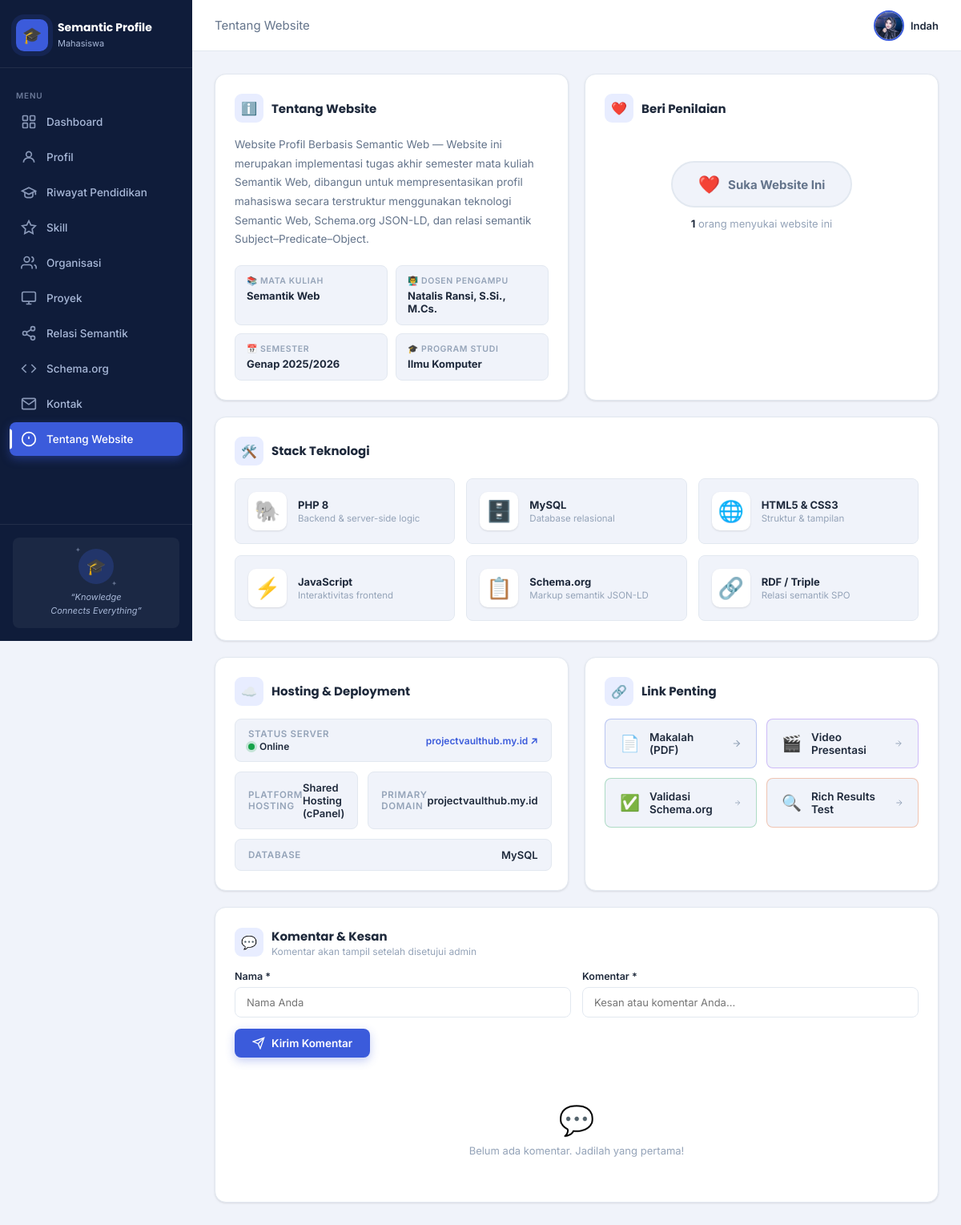
Page /about.php on the committed database.
### tables this page shows
CREATE TABLE `profil` (
  `id` int NOT NULL,
  `nama` varchar(100) NOT NULL,
  `nim` varchar(20) NOT NULL,
  `prodi` varchar(100) NOT NULL,
  `fakultas` varchar(100) NOT NULL,
  `universitas` varchar(150) NOT NULL,
  `email` varchar(100) NOT NULL,
  `telepon` varchar(20) DEFAULT NULL,
  `alamat` text,
  `bio` text,
  `foto` varchar(255) DEFAULT 'assets/foto.jpg',
  `linkedin` varchar(255) DEFAULT NULL,
  `github` varchar(255) DEFAULT NULL,
  `website` varchar(255) DEFAULT NULL,
  `updated_at` timestamp NULL DEFAULT CURRENT_TIMESTAMP ON UPDATE CURRENT_TIMESTAMP
);

### config/db.php (called while the page is built, shortened)
<?php
function e(string $str): string {
    return htmlspecialchars($str, ENT_QUOTES, 'UTF-8');
}
function dbRow(PDO $pdo, string $sql, array $params = []): ?array {
    $stmt = $pdo->prepare($sql);
    $stmt->execute($params);
    $row = $stmt->fetch();
    return $row ?: null;
}

### about.php (the view, shortened to what this page needs)
<?php
require_once 'config/db.php';
function getIP(): string {
    return $_SERVER['HTTP_X_FORWARDED_FOR']
        ?? $_SERVER['HTTP_CLIENT_IP']
        ?? $_SERVER['REMOTE_ADDR']
        ?? '0.0.0.0';
}
$profil    = dbRow($pdo, "SELECT * FROM profil LIMIT 1");
$totalLike = (int)$pdo->query("SELECT COUNT(*) FROM likes")->fetchColumn();
$ip        = getIP();
$sudahLike = (bool)dbRow($pdo, "SELECT id FROM likes WHERE ip_address = ?", [$ip]);
$komentar  = dbRows($pdo, "SELECT * FROM komentar WHERE approved = 1 ORDER BY created_at DESC");
$fotoSrc = $profil['foto'] ?? 'assets/foto.jpg';
$fotoFb  = 'https://ui-avatars.com/api/?name=' . urlencode($profil['nama'] ?? 'I') . '&background=3b5bdb&color=fff&size=200';
$info = [
    'judul_website' => 'Website Profil Berbasis Semantic Web',
    'desc_website'  => 'Website ini merupakan implementasi tugas akhir semester mata kuliah Semantik Web, dibangun untuk mempresentasikan profil mahasiswa secara terstruktur menggunakan teknologi Semantic Web, Schema.org JSON-LD, dan relasi semantik Subject–Predicate–Object.',
    'stack' => [
        ['ikon' => '🐘', 'nama' => 'PHP 8',       'keterangan' => 'Backend & server-side logic'],
        ['ikon' => '🗄️', 'nama' => 'MySQL',        'keterangan' => 'Database relasional'],
        ['ikon' => '🌐', 'nama' => 'HTML5 & CSS3', 'keterangan' => 'Struktur & tampilan'],
        ['ikon' => '⚡', 'nama' => 'JavaScript',    'keterangan' => 'Interaktivitas frontend'],
        ['ikon' => '📋', 'nama' => 'Schema.org',    'keterangan' => 'Markup semantik JSON-LD'],
        ['ikon' => '🔗', 'nama' => 'RDF / Triple',  'keterangan' => 'Relasi semantik SPO'],
    ],
    'hosting_nama'   => 'Shared Hosting (cPanel)',
    'hosting_db'     => 'MySQL',
    'hosting_url'    => 'https://projectvaulthub.my.id',
    'hosting_status' => true,
    'matkul'   => 'Semantik Web',
    'dosen'    => 'Natalis Ransi, S.Si., M.Cs.',
    'semester' => 'Genap 2025/2026',
    'kelas'    => 'Ilmu Komputer',
    'links' => [
        ['ikon' => '📄', 'label' => 'Makalah (PDF)',       'url' => 'https://drive.google.com/file/d/1JM5HvUWwjLvYd844vGHlJvxUuIIdINCF/view?usp=sharing',                                          'warna' => 'blue'],
        ['ikon' => '🎬', 'label' => 'Video Presentasi',    'url' => 'https://youtu.be/PpbferVwguM?si=tl8eU_3oxXSUxf4S',                                          'warna' => 'purple'],
        ['ikon' => '✅', 'label' => 'Validasi Schema.org', 'url' => 'https://drive.google.com/file/d/1qwIFV980AsBeNkJGMzrbe0D1CHm4XUmB/view?usp=sharing',               'warna' => 'green'],
        ['ikon' => '🔍', 'label' => 'Rich Results Test',   'url' => 'https://drive.google.com/file/d/1qwIFV980AsBeNkJGMzrbe0D1CHm4XUmB/view?usp=sharing','warna' => 'orange'],
    ],
];
?>
<!DOCTYPE html>
<html lang="id">
<head>
  <link rel="stylesheet" href="style.css">
</head>
<body>
<aside class="sidebar" id="sidebar">
  <div class="sidebar-brand">
    <div class="brand-icon">&#x1F393;</div>
    <div class="brand-text"><h2>Semantic Profile</h2><span>Mahasiswa</span></div>
  </div>
  <nav class="sidebar-nav">
    <div class="nav-label">Menu</div>
    <a href="index.php"      class="nav-item"><svg class="nav-icon" fill="none" stroke="currentColor" viewBox="0 0 24 24" stroke-width="2"><rect x="3" y="3" width="7" height="7" rx="1"/><rect x="14" y="3" width="7" height="7" rx="1"/><rect x="3" y="14" width="7" height="7" rx="1"/><rect x="14" y="14" width="7" height="7" rx="1"/></svg>Dashboard</a>
    <a href="profil.php"     class="nav-item"><svg class="nav-icon" fill="none" stroke="currentColor" viewBox="0 0 24 24" stroke-width="2"><circle cx="12" cy="8" r="4"/><path d="M4 20c0-4 3.6-7 8-7s8 3 8 7"/></svg>Profil</a>
    <a href="pendidikan.php" class="nav-item"><svg class="nav-icon" fill="none" stroke="currentColor" viewBox="0 0 24 24" stroke-width="2"><path d="M22 10v6M2 10l10-5 10 5-10 5z"/><path d="M6 12v5c0 1.7 2.7 3 6 3s6-1.3 6-3v-5"/></svg>Riwayat Pendidikan</a>
    <a href="skill.php"      class="nav-item"><svg class="nav-icon" fill="none" stroke="currentColor" viewBox="0 0 24 24" stroke-width="2"><path d="M12 2l3.09 6.26L22 9.27l-5 4.87 1.18 6.88L12 17.77l-6.18 3.25L7 14.14 2 9.27l6.91-1.01z"/></svg>Skill</a>
    <a href="organisasi.php" class="nav-item"><svg class="nav-icon" fill="none" stroke="currentColor" viewBox="0 0 24 24" stroke-width="2"><path d="M17 21v-2a4 4 0 0 0-4-4H5a4 4 0 0 0-4 4v2"/><circle cx="9" cy="7" r="4"/><path d="M23 21v-2a4 4 0 0 0-3-3.87M16 3.13a4 4 0 0 1 0 7.75"/></svg>Organisasi</a>
    <a href="project.php"    class="nav-item"><svg class="nav-icon" fill="none" stroke="currentColor" viewBox="0 0 24 24" stroke-width="2"><rect x="2" y="3" width="20" height="14" rx="2"/><path d="M8 21h8M12 17v4"/></svg>Proyek</a>
    <a href="semantic.php"   class="nav-item"><svg class="nav-icon" fill="none" stroke="currentColor" viewBox="0 0 24 24" stroke-width="2"><circle cx="18" cy="5" r="3"/><circle cx="6" cy="12" r="3"/><circle cx="18" cy="19" r="3"/><path d="M8.59 13.51l6.83 3.98M15.41 6.51l-6.82 3.98"/></svg>Relasi Semantik</a>
    <a href="schema.php"     class="nav-item"><svg class="nav-icon" fill="none" stroke="currentColor" viewBox="0 0 24 24" stroke-width="2"><polyline points="16 18 22 12 16 6"/><polyline points="8 6 2 12 8 18"/></svg>Schema.org</a>
    <a href="kontak.php"     class="nav-item"><svg class="nav-icon" fill="none" stroke="currentColor" viewBox="0 0 24 24" stroke-width="2"><path d="M4 4h16c1.1 0 2 .9 2 2v12c0 1.1-.9 2-2 2H4c-1.1 0-2-.9-2-2V6c0-1.1.9-2 2-2z"/><polyline points="22,6 12,13 2,6"/></svg>Kontak</a>
    <a href="about.php"      class="nav-item active"><svg class="nav-icon" fill="none" stroke="currentColor" viewBox="0 0 24 24" stroke-width="2"><circle cx="12" cy="12" r="10"/><line x1="12" y1="8" x2="12" y2="12"/><line x1="12" y1="16" x2="12.01" y2="16"/></svg>Tentang Website</a>
  </nav>
  <div class="sidebar-footer">
    <div class="sidebar-footer-card">
      <div class="sidebar-footer-icon">&#x1F393;</div>
      <p>&ldquo;Knowledge<br>Connects Everything&rdquo;</p>
    </div>
  </div>
</aside>
<div class="main-wrapper">
  <header class="topbar">
    <div class="topbar-greeting">Tentang Website</div>
    <div class="topbar-actions">
      <div class="topbar-user">
        <img src="<?= e($fotoSrc) ?>" alt="Foto" class="topbar-avatar"
             onerror="this.onerror=null;this.src='<?= e($fotoFb) ?>'">
        <span class="topbar-user-name"><?= e(explode(' ', $profil['nama'] ?? 'User')[0]) ?></span>
      </div>
    </div>
  </header>
  <main class="page-content">
    <div class="grid-2" style="margin-bottom:20px;">
      <div class="card stagger" style="animation-delay:.05s">
        <div class="card-body">
          <div class="section-header">
            <div class="section-icon">&#x2139;&#xFE0F;</div>
            <div><div class="section-title">Tentang Website</div></div>
          </div>
          <p style="font-size:13.5px;color:var(--text-secondary);line-height:1.75;margin-bottom:20px;">
            <?= e($info['judul_website']) ?> &mdash; <?= e($info['desc_website']) ?>
          </p>
          <div style="display:grid;grid-template-columns:1fr 1fr;gap:10px;">
            <?php
            $akademik = [
              ['label' => 'Mata Kuliah',    'value' => $info['matkul'],   'icon' => '📚'],
              ['label' => 'Dosen Pengampu', 'value' => $info['dosen'],    'icon' => '👨‍🏫'],
              ['label' => 'Semester',       'value' => $info['semester'], 'icon' => '📅'],
              ['label' => 'Program Studi',  'value' => $info['kelas'],    'icon' => '🎓'],
            ];
            foreach ($akademik as $ak): ?>
            <div style="background:var(--bg-page);border:1px solid var(--border);border-radius:var(--radius-sm);padding:12px 14px;">
              <div style="font-size:10.5px;color:var(--text-muted);font-weight:600;text-transform:uppercase;letter-spacing:.06em;margin-bottom:4px;">
                <?= $ak['icon'] ?> <?= e($ak['label']) ?>
              </div>
              <div style="font-size:13px;font-weight:700;color:var(--text-primary);"><?= e($ak['value']) ?></div>
            </div>
            <?php endforeach; ?>
          </div>
        </div>
      </div>
      <div class="card" style="animation:fade-up .5s ease .1s both;">
        <div class="card-body">
          <div class="section-header">
            <div class="section-icon">&#x2764;&#xFE0F;</div>
            <div><div class="section-title">Beri Penilaian</div></div>
          </div>
          <div class="like-section">
            <button class="like-btn <?= $sudahLike ? 'liked' : '' ?>" id="likeBtn">
              <span class="heart">&#x2764;&#xFE0F;</span>
              <span id="likeBtnText"><?= $sudahLike ? 'Sudah Disukai' : 'Suka Website Ini' ?></span>
            </button>
            <div class="like-count">
              <span id="likeCount"><?= $totalLike ?></span> orang menyukai website ini
            </div>
          </div>
        </div>
      </div>
    </div>
    <div class="card" style="animation:fade-up .5s ease .15s both;margin-bottom:20px;">
      <div class="card-body">
        <div class="section-header">
          <div class="section-icon">&#x1F6E0;&#xFE0F;</div>
          <div><div class="section-title">Stack Teknologi</div></div>
        </div>
        <div class="stack-grid">
          <?php foreach ($info['stack'] as $s): ?>
          <div class="stack-item">
            <div class="stack-ikon"><?= $s['ikon'] ?></div>
            <div>
              <div class="stack-nama"><?= e($s['nama']) ?></div>
              <div class="stack-ket"><?= e($s['keterangan']) ?></div>
            </div>
          </div>
          <?php endforeach; ?>
        </div>
      </div>
    </div>
    <div class="grid-2" style="margin-bottom:20px;">
      <div class="card" style="animation:fade-up .5s ease .2s both;">
        <div class="card-body">
          <div class="section-header">
            <div class="section-icon">&#x2601;&#xFE0F;</div>
            <div><div class="section-title">Hosting &amp; Deployment</div></div>
          </div>
          <div class="hosting-grid">
            <div class="hosting-row" style="grid-column:1/-1;">
              <div>
                <div class="hosting-row-label">Status Server</div>
                <div class="hosting-row-val">
                  <span class="status-dot <?= $info['hosting_status'] ? '' : 'offline' ?>">
                    <?= $info['hosting_status'] ? 'Online' : 'Offline' ?>
                  </span>
                </div>
              </div>
              <a href="<?= e($info['hosting_url']) ?>" target="_blank"
                 style="font-size:12px;color:var(--blue);font-weight:600;text-decoration:none;">
                projectvaulthub.my.id &#x2197;
              </a>
            </div>
            <div class="hosting-row">
              <div class="hosting-row-label">Platform Hosting</div>
              <div class="hosting-row-val"><?= e($info['hosting_nama']) ?></div>
            </div>
            <div class="hosting-row">
              <div class="hosting-row-label">Primary Domain</div>
              <div class="hosting-row-val">projectvaulthub.my.id</div>
            </div>
            <div class="hosting-row" style="grid-column:1/-1;">
              <div class="hosting-row-label">Database</div>
              <div class="hosting-row-val"><?= e($info['hosting_db']) ?></div>
            </div>
          </div>
        </div>
      </div>
      <div class="card" style="animation:fade-up .5s ease .25s both;">
        <div class="card-body">
          <div class="section-header">
            <div class="section-icon">&#x1F517;</div>
            <div><div class="section-title">Link Penting</div></div>
          </div>
          <div class="links-grid">
            <?php foreach ($info['links'] as $lnk): ?>
            <a href="<?= e($lnk['url']) ?>" target="_blank" class="link-pill <?= $lnk['warna'] ?>">
              <span class="link-pill-icon"><?= $lnk['ikon'] ?></span>
              <?= e($lnk['label']) ?>
              <svg class="link-pill-arrow" width="14" height="14" fill="none" stroke="currentColor" viewBox="0 0 24 24" stroke-width="2"><line x1="5" y1="12" x2="19" y2="12"/><polyline points="12 5 19 12 12 19"/></svg>
            </a>
            <?php endforeach; ?>
          </div>
        </div>
      </div>
    </div>
    <div class="card" id="komentar" style="animation:fade-up .5s ease .3s both;margin-bottom:20px;">
      <div class="card-body">
        <div class="section-header">
          <div class="section-icon">&#x1F4AC;</div>
          <div>
            <div class="section-title">Komentar &amp; Kesan</div>
            <div class="section-subtitle">Komentar akan tampil setelah disetujui admin</div>
          </div>
        </div>
        <form method="POST" style="margin-bottom:24px;">
          <div class="form-row" style="display:grid;grid-template-columns:1fr 1fr;gap:14px;margin-bottom:14px;">
            <div class="form-group" style="margin-bottom:0;">
              <label class="form-label">Nama *</label>
              <input type="text" name="nama" class="form-control" placeholder="Nama Anda" required minlength="2">
            </div>
            <div class="form-group" style="margin-bottom:0;">
              <label class="form-label">Komentar *</label>
              <input type="text" name="pesan" class="form-control" placeholder="Kesan atau komentar Anda..." required minlength="5">
            </div>
          </div>
          <button type="submit" class="btn btn-primary">
            <svg width="16" height="16" fill="none" stroke="currentColor" viewBox="0 0 24 24" stroke-width="2"><line x1="22" y1="2" x2="11" y2="13"/><polygon points="22 2 15 22 11 13 2 9 22 2"/></svg>
            Kirim Komentar
          </button>
        </form>
        <?php if (empty($komentar)): ?>
        <div class="komentar-empty">
          <div class="empty-icon">&#x1F4AC;</div>
          Belum ada komentar. Jadilah yang pertama!
        </div>
        <?php endif; ?>
      </div>
    </div>
  </main>
</div>
</body>
</html>

### rows in the picture
profil: foto (picture), nama "Indah"

### other values in the picture
$info['judul_website'] "Website Profil Berbasis Semantic Web"
$ak['icon'] "📚"
$ak['label'] "MATA KULIAH"
$ak['value'] "Semantik Web"
$ak['icon'] "👨‍🏫"
$ak['label'] "DOSEN PENGAMPU"
$ak['value'] "Natalis Ransi, S.Si., M.Cs."
$ak['icon'] "📅"
$ak['label'] "SEMESTER"
$ak['value'] "Genap 2025/2026"
$ak['icon'] "🎓"
$ak['label'] "PROGRAM STUDI"
$ak['value'] "Ilmu Komputer"
$totalLike "1"
$s['ikon'] "🐘"
